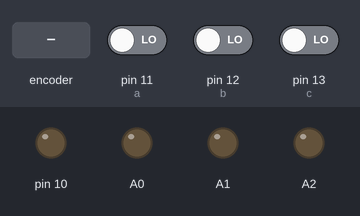
Bench run of a sketch on a simulated Arduino Uno, built with avr-gcc and run on an emulated ATmega328P. Shown: output pins drawn as LEDs (lit = HIGH). Dashed ring = blinking. The inputs (shaded band) are chosen by the test bench; at power-on: pin 13 (c) LOW, pin 11 (a) LOW, pin 12 (b) LOW.

Above: at 1.2 s.
1.3 s: rotary encoder on pin 11 (a) / pin 12 (b) turned 1 step (first pin leading)
At 2.5 s:
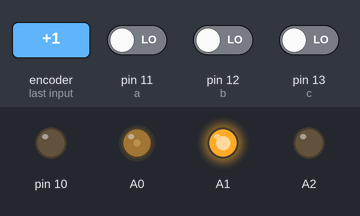
3.0 s: pin 13 (c) driven HIGH
At 4.0 s:
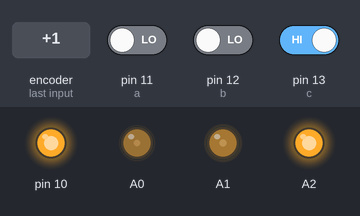
4.5 s: rotary encoder on pin 11 (a) / pin 12 (b) turned 2 steps (second pin leading)
At 4.74 s:
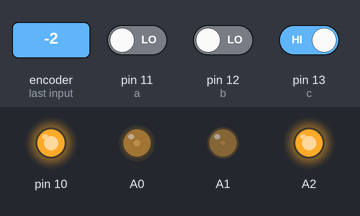
7.5 s: pin 13 (c) driven LOW
At 8.1 s:
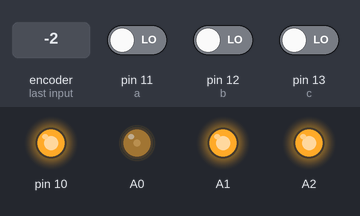
9.0 s: rotary encoder on pin 11 (a) / pin 12 (b) turned 1 step (first pin leading)
At 9.5 s:
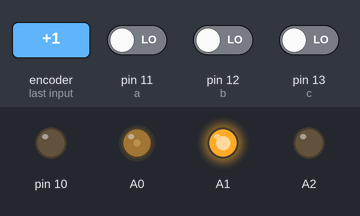
10.7 s: rotary encoder on pin 11 (a) / pin 12 (b) turned 3 steps (first pin leading)
At 10.89 s:
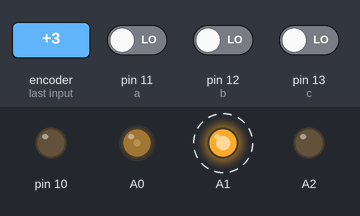
Timing chart, 0 to 13.7 s (numbered marks = the images above; inputs shaded):
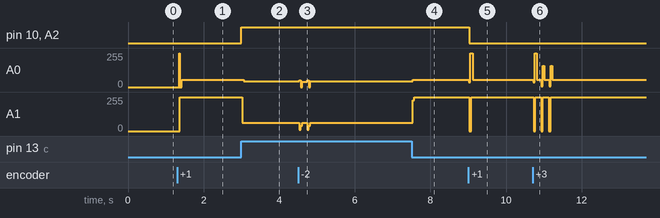

Measured:
- after the input at 1.3 s, A0: 0/255 → 55/255 after 0.05 s; A1: 0/255 → 255/255 after 0.08 s
- after the input at 3.0 s, pin 10, A2: LOW → HIGH at once; A0: 55/255 → 42/255 after 0.06 s; A1: 255/255 → 61/255 at once
- after the input at 4.5 s, A0: 42/255 → 40/255 at once, → 42/255 0.20 s later; A1: 61/255 → 63/255 after 0.24 s
- after the input at 7.5 s, A0: 42/255 → 54/255 at once; A1: 63/255 → 255/255 at once
- after the input at 9.0 s, pin 10, A2: HIGH → LOW at once; A0: 54/255 → 55/255 at once; A1: 255/255 → 0/255 at once, → 255/255 0.05 s later
- after the input at 10.7 s, A1: alternates 255/255 for 0.15 s and 0/255 for 0.05 s, 6 changes in all, then stays 255/255, starting at once

The sketch:

sketch_apr02a_Motor.ino
```cpp
int a=11,b=12,c=13;
int out=10;
int Green=A0,Yellow=A1,Red=A2;
void setup() {
  pinMode(11,INPUT);
  pinMode(12,INPUT);
  pinMode(13,INPUT);
  pinMode(10,OUTPUT);
  pinMode(A0,OUTPUT);
  pinMode(A1,OUTPUT);
  pinMode(A2,OUTPUT);
  Serial.begin(9600);
}

void loop() {
  if(digitalRead(a)==HIGH){
    digitalWrite(A0,HIGH);
    }
    else{
      digitalWrite(A0,LOW);
    }
  if(digitalRead(b)==HIGH){
      digitalWrite(A0,LOW);
      digitalWrite(A1,HIGH);
      }
    if(digitalRead(c)==HIGH){
        digitalWrite(A0,LOW);
        digitalWrite(A1,LOW);
        digitalWrite(A2,HIGH);
        digitalWrite(10,HIGH);
      }
      if(digitalRead(c)==LOW && digitalRead(b)==LOW){
        digitalWrite(10,LOW);
        digitalWrite(A1,LOW);
        digitalWrite(A2,LOW);
      }

}
```
